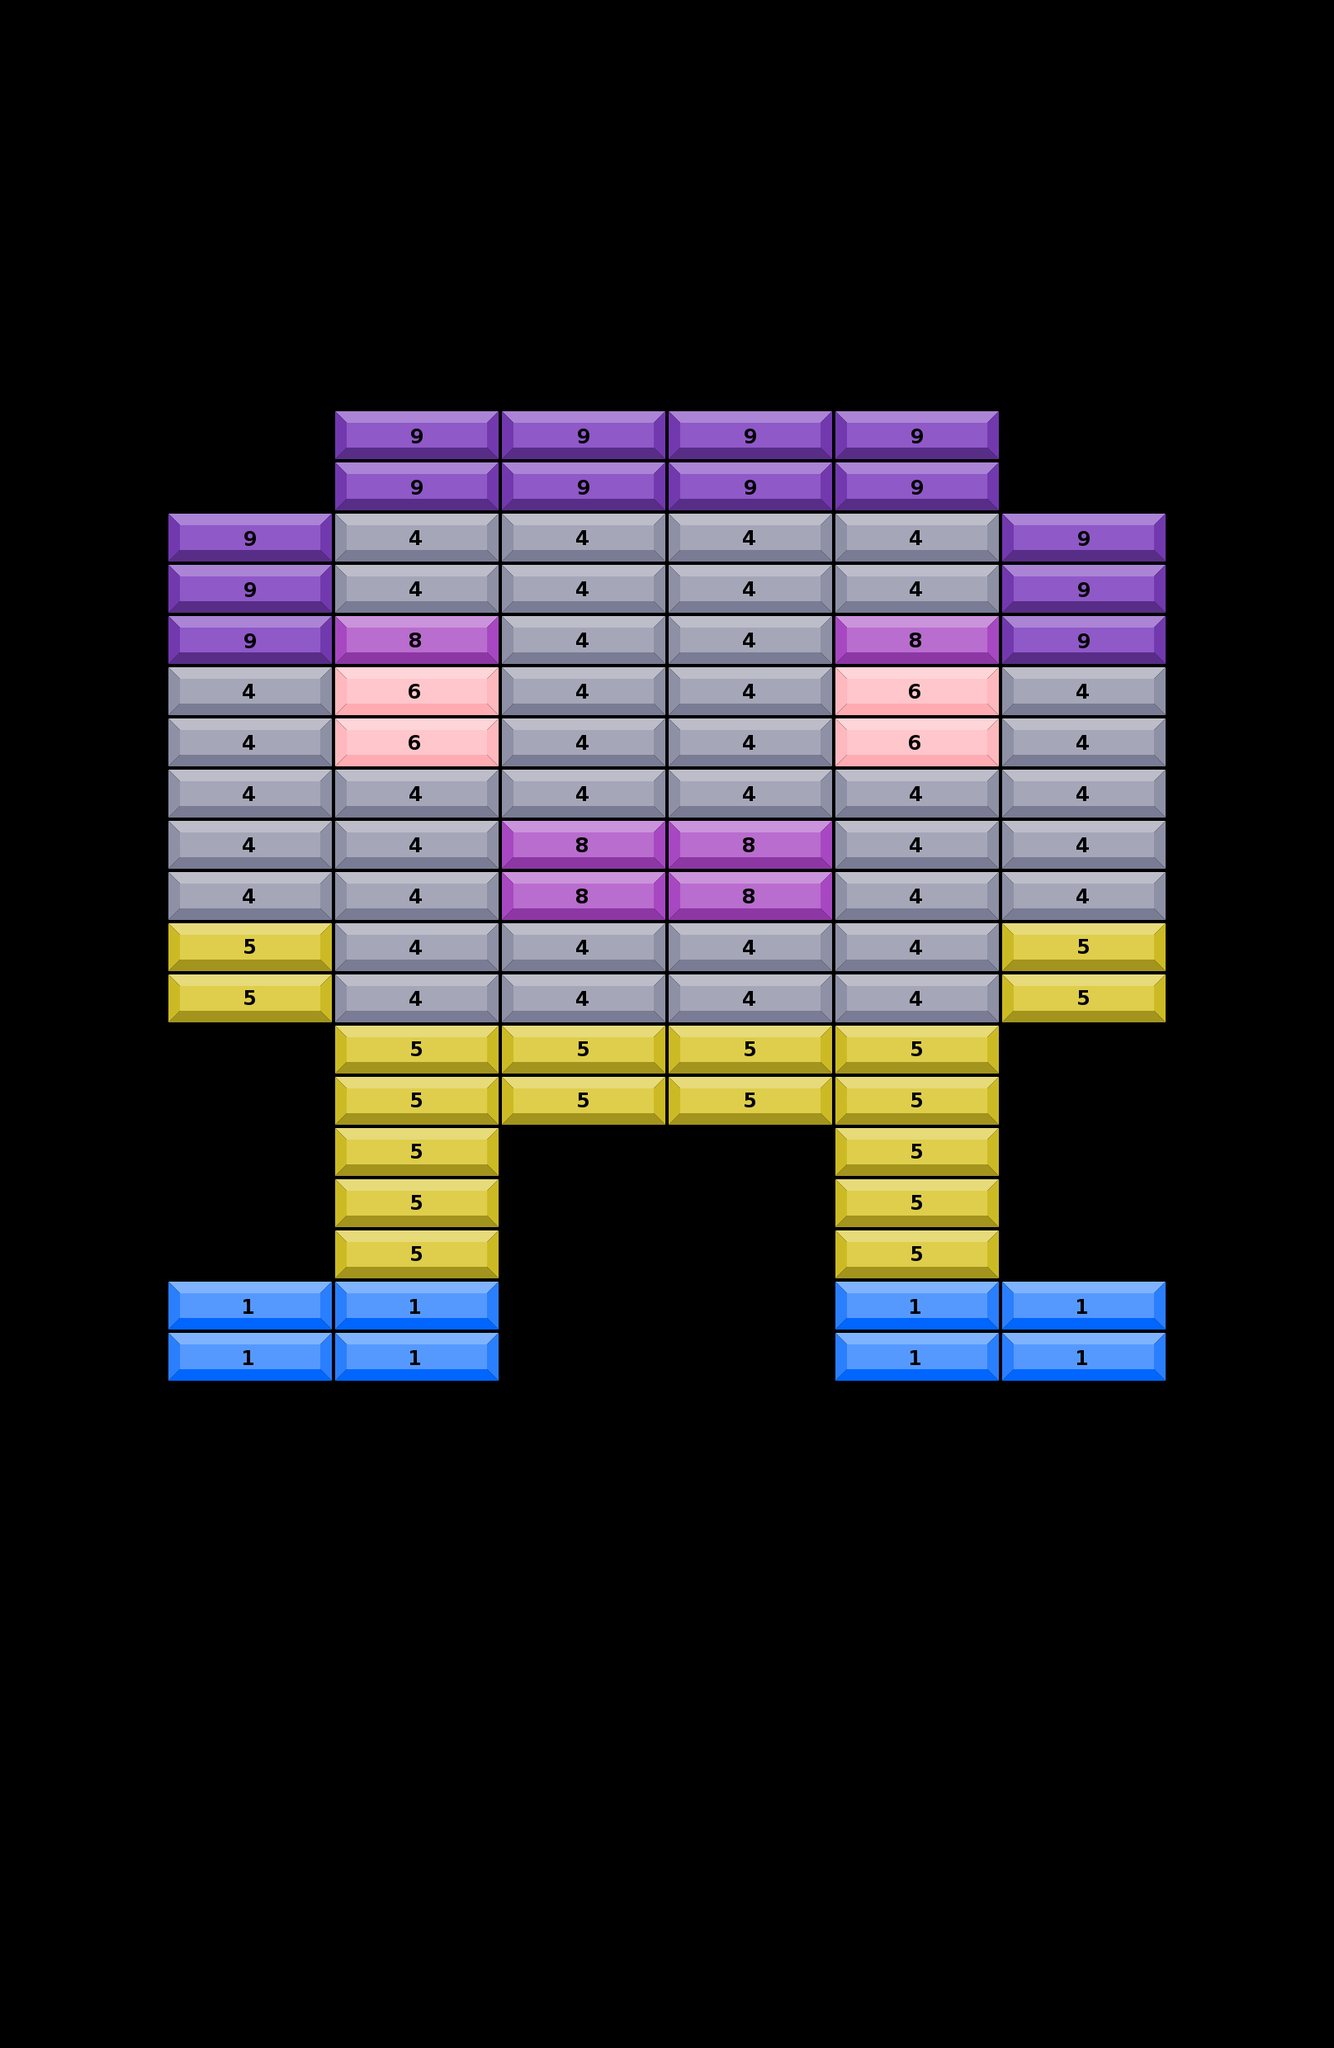

This is a level from a 2D game, rendered from its Tiled map with the project's own tilesets. A one-line summary and the complete map file follow:
An orthogonal 8x40 tile map with 202x62 px tiles, 2 tile layers (obstacles layer, grids layer).

<map version="1.5" tiledversion="1.7.2" orientation="orthogonal" renderorder="right-down" width="8" height="40" tilewidth="202" tileheight="62" infinite="0" nextlayerid="3" nextobjectid="1">
 <tileset firstgid="1" source="bricks.tsx" />
 <layer id="3" name="obstacles layer" width="8" height="40">
  <data encoding="csv">
0,0,0,0,0,0,0,0,
0,0,0,0,0,0,0,0,
0,0,0,0,0,0,0,0,
0,0,0,0,0,0,0,0,
0,0,0,0,0,0,0,0,
0,0,0,0,0,0,0,0,
0,0,0,0,0,0,0,0,
0,0,0,0,0,0,0,0,
0,0,0,0,0,0,0,0,
0,0,0,0,0,0,0,0,
0,0,0,0,0,0,0,0,
0,0,0,0,0,0,0,0,
0,0,0,0,0,0,0,0,
0,0,0,0,0,0,0,0,
0,0,0,0,0,0,0,0,
0,0,0,0,0,0,0,0,
0,0,0,0,0,0,0,0,
0,0,0,0,0,0,0,0,
0,0,0,0,0,0,0,0,
0,0,0,0,0,0,0,0,
0,0,0,0,0,0,0,0,
0,0,0,0,0,0,0,0,
0,0,0,0,0,0,0,0,
0,0,0,0,0,0,0,0,
0,0,0,0,0,0,0,0,
0,0,0,0,0,0,0,0,
0,0,0,0,0,0,0,0,
0,0,0,0,0,0,0,0,
0,0,0,0,0,0,0,0,
0,0,0,0,0,0,0,0,
0,0,0,0,0,0,0,0,
0,0,0,0,0,0,0,0,
0,0,0,0,0,0,0,0,
0,0,0,0,0,0,0,0,
0,0,0,0,0,0,0,0,
0,0,0,0,0,0,0,0,
0,0,0,0,0,0,0,0,
0,0,0,0,0,0,0,0,
0,0,0,0,0,0,0,0,
0,0,0,0,0,0,0,0
</data>
 </layer>
 <layer id="1" name="grids layer" width="8" height="40">
  <data encoding="csv">
0,0,0,0,0,0,0,0,
0,0,0,0,0,0,0,0,
0,0,0,0,0,0,0,0,
0,0,0,0,0,0,0,0,
0,0,0,0,0,0,0,0,
0,0,0,0,0,0,0,0,
0,0,0,0,0,0,0,0,
0,0,0,0,0,0,0,0,
0,0,9,9,9,9,0,0,
0,0,9,9,9,9,0,0,
0,9,4,4,4,4,9,0,
0,9,4,4,4,4,9,0,
0,9,8,4,4,8,9,0,
0,4,6,4,4,6,4,0,
0,4,6,4,4,6,4,0,
0,4,4,4,4,4,4,0,
0,4,4,8,8,4,4,0,
0,4,4,8,8,4,4,0,
0,5,4,4,4,4,5,0,
0,5,4,4,4,4,5,0,
0,0,5,5,5,5,0,0,
0,0,5,5,5,5,0,0,
0,0,5,0,0,5,0,0,
0,0,5,0,0,5,0,0,
0,0,5,0,0,5,0,0,
0,1,1,0,0,1,1,0,
0,1,1,0,0,1,1,0,
0,0,0,0,0,0,0,0,
0,0,0,0,0,0,0,0,
0,0,0,0,0,0,0,0,
0,0,0,0,0,0,0,0,
0,0,0,0,0,0,0,0,
0,0,0,0,0,0,0,0,
0,0,0,0,0,0,0,0,
0,0,0,0,0,0,0,0,
0,0,0,0,0,0,0,0,
0,0,0,0,0,0,0,0,
0,0,0,0,0,0,0,0,
0,0,0,0,0,0,0,0,
0,0,0,0,0,0,0,0
</data>
 </layer>
 <objectgroup id="4" name="collision" />
</map>